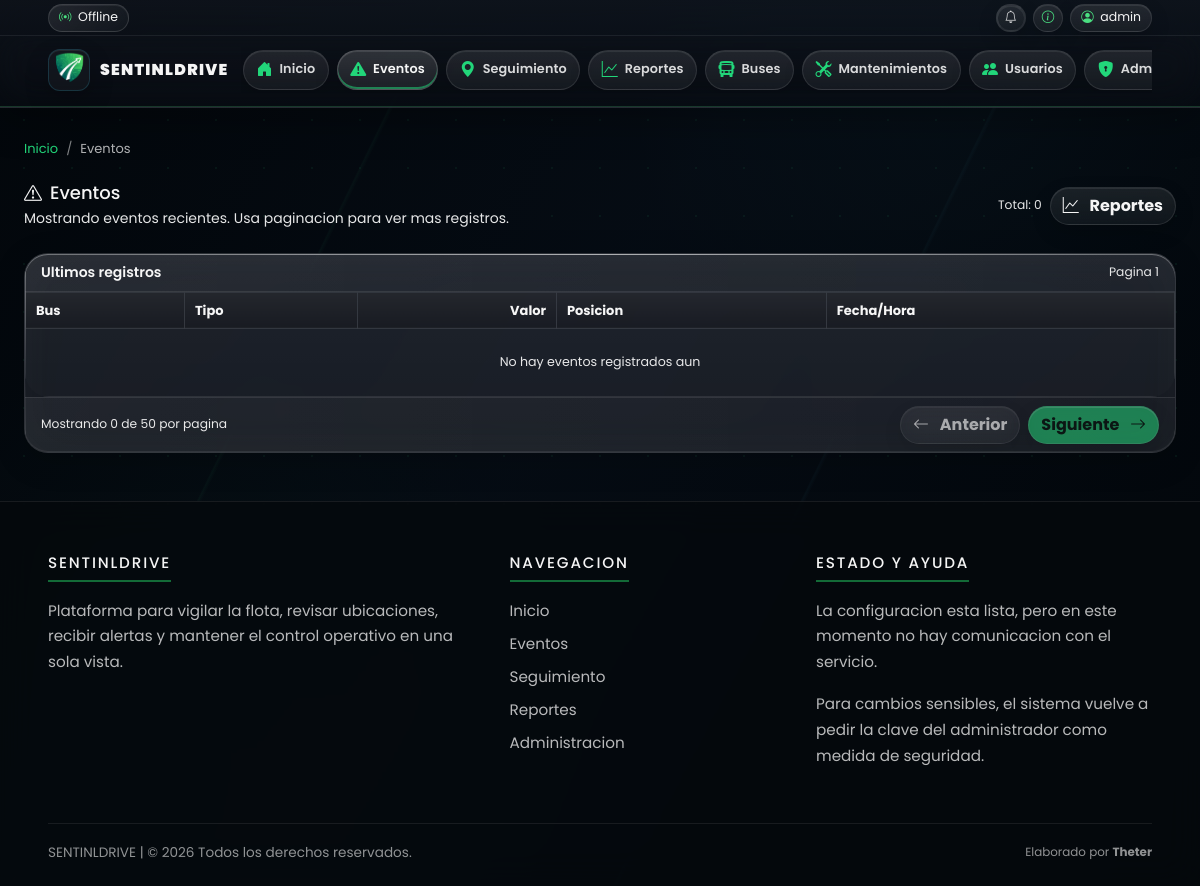
The app's page /events (signed in), older data.
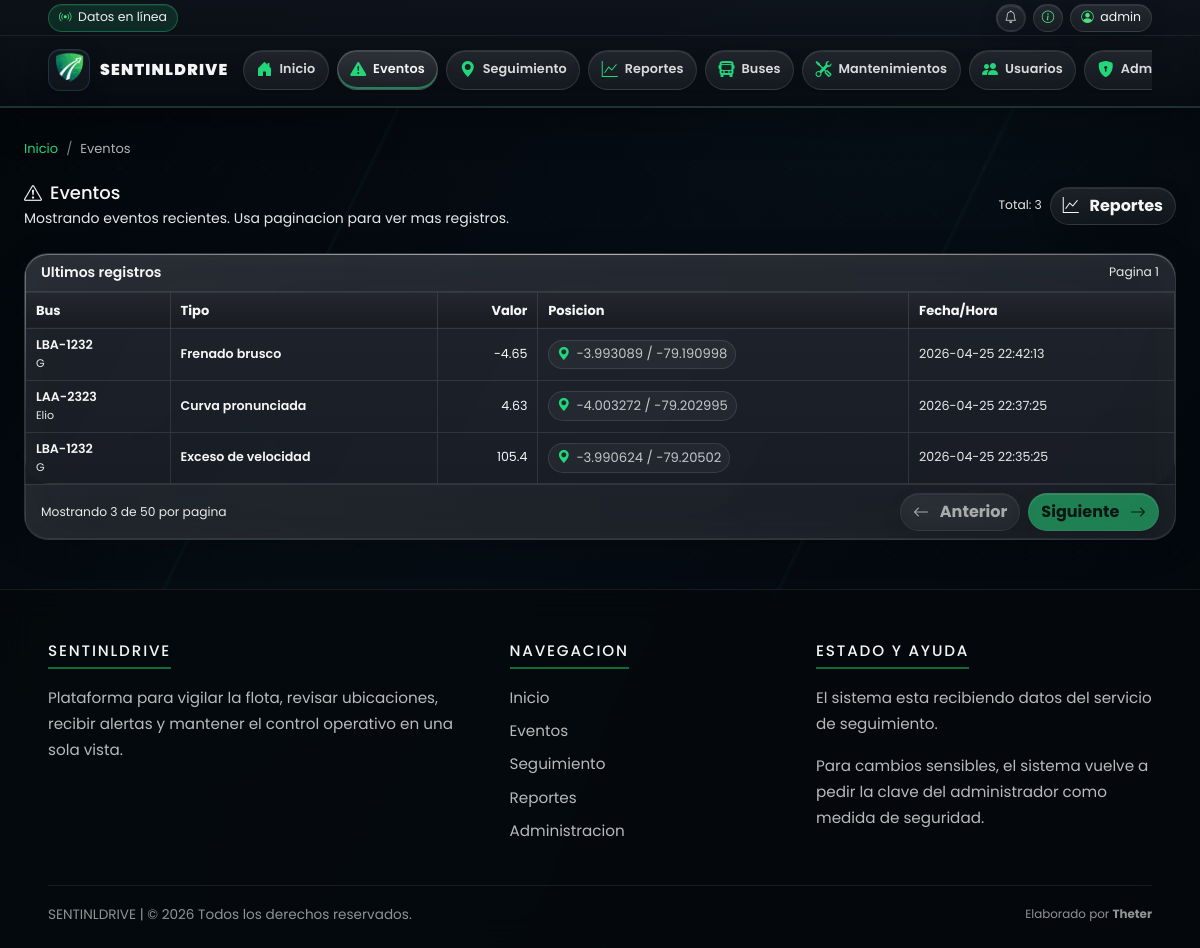
The same page, newer data.
### app/models/event.py (models this page shows, shortened)
class Event(db.Model):
    __tablename__ = "event"
    __table_args__ = (
        db.Index("ix_event_bus_timestamp", "bus_id", "timestamp"),
    )
    id = db.Column(db.Integer, primary_key=True)
    bus_id = db.Column(
        db.Integer,
        db.ForeignKey("bus.id", ondelete="CASCADE"),
        nullable=False,
        index=True,
    )
    type = db.Column(db.String(50), nullable=False, index=True)
    value = db.Column(db.Float(precision=2), nullable=True)
    description = db.Column(db.String(300), nullable=True)
    latitude = db.Column(db.Float(precision=8), nullable=True)
    longitude = db.Column(db.Float(precision=8), nullable=True)
    timestamp = db.Column(
        db.DateTime(timezone=True),
        nullable=False,
        default=ecuador_now,
        index=True,
    )

### app/models/bus.py (models this page shows)
class Bus(db.Model): #Usamos pascalcase para los nombres de las clases
    __tablename__ = 'bus'
    id = db.Column(db.Integer, primary_key=True)
    plate = db.Column(db.String(20), nullable=False, unique=True)
    driver = db.Column(db.String(50))
    status = db.Column(db.String(20), default="Activo")
    description = db.Column(db.String(300), nullable=True)
    events = db.relationship(
        'Event',
        backref='bus',  # ← Solo aquí se define el backref
        lazy=True,
        cascade='all, delete-orphan'
    )
    locations = db.relationship(
        'Location',
        backref='bus',
        lazy=True,
        cascade='all, delete-orphan'
    )
    maintenances = db.relationship(
        'Maintenance',
        backref='bus',
        lazy=True,
        cascade='all, delete-orphan'
    )

### app/routes/events.py (the view)
@events_bp.route("/events")
@login_required
def events():
    page = request.args.get("page", default=1, type=int)
    per_page = request.args.get("per_page", default=50, type=int)
    per_page = max(10, min(per_page, 200))
    page = max(1, page)
    query = Event.query.options(joinedload(Event.bus)).order_by(Event.timestamp.desc())
    total = query.count()
    items = query.offset((page - 1) * per_page).limit(per_page + 1).all()
    has_next = len(items) > per_page
    items = items[:per_page]
    has_prev = page > 1
    latest_id = db.session.query(func.max(Event.id)).scalar() or 0
    session['events_last_seen_id'] = latest_id
    session.modified = True
    return render_template(
        "events.html",
        events=items,
        page=page,
        per_page=per_page,
        total=total,
        has_next=has_next,
        has_prev=has_prev,
    )

### app/models/system_setting.py (called while the page is built)
    @classmethod
    def get_value(cls, key: str, default=None):
        row = db.session.get(cls, key)
        if row is None or row.value in (None, ""):
            return default
        return row.value

### app/utils/time.py (called while the page is built)
def ecuador_now() -> datetime:
    return datetime.now(ECUADOR_TZ)

### app/templates/events.html (shortened to what the changed rows need)
{% extends "base.html" %}
{% block content %}
<div class="d-flex align-items-center justify-content-between flex-wrap gap-2 mb-4">
    <div>
        <h2 class="mb-1"><i class="bi bi-exclamation-triangle me-2"></i>Eventos</h2>
    </div>
    <div class="d-flex gap-2 align-items-center">
        <span class="text-muted small">Total: {{ total }}</span>
        <a class="btn btn-outline-secondary" href="{{ url_for('reports.reports') }}">
            <i class="bi bi-graph-up me-1"></i> Reportes
        </a>
    </div>
</div>
<div class="card">
    <div class="card-body p-0">
        <div class="table-responsive">
            <table class="table table-hover table-bordered align-middle mb-0">
                <thead>
                    <tr>
                        <th>Bus</th>
                        <th>Tipo</th>
                        <th class="text-end">Valor</th>
                        <th>Posicion</th>
                        <th>Fecha/Hora</th>
                    </tr>
                </thead>
                <tbody>
                    {% for e in events %}
                    <tr>
                        <td>
                            <div class="fw-semibold">{{ e.bus.plate if e.bus else e.bus_id }}</div>
                            <div class="text-muted small">{{ e.bus.driver if e.bus and e.bus.driver else 'Sin conductor' }}</div>
                        </td>
                        <td>
                            <div class="fw-semibold">{{ e.type }}</div>
                        </td>
                        <td class="text-end">{{ e.value if e.value is not none else 'N/A' }}</td>
                        <td class="text-muted event-position-cell">
                            {% if e.latitude is not none and e.longitude is not none %}
                                <a
                                    class="event-position-link"
                                    href="{{ url_for('tracking.tracking', lat=e.latitude, lon=e.longitude, event_id=e.id, bus_id=e.bus_id) }}"
                                    title="Ver ubicación en mapa"
                                    data-bs-toggle="tooltip"
                                    data-bs-placement="top"
                                >
                                    <i class="bi bi-geo-alt-fill"></i>
                                    <span>{{ e.latitude|round(6) }} / {{ e.longitude|round(6) }}</span>
                                </a>
                            {% else %}
                                <span class="event-position-disabled">Sin posición</span>
                            {% endif %}
                        </td>
                        <td class="text-muted">{{ e.timestamp.strftime('%Y-%m-%d %H:%M:%S') }}</td>
                    </tr>
                    {% endfor %}
                    {% if events|length == 0 %}
                    <tr><td colspan="5" class="text-center text-muted py-4">No hay eventos registrados aun</td></tr>
                    {% endif %}
                </tbody>
            </table>
        </div>
    </div>
    <div class="card-footer d-flex align-items-center justify-content-between flex-wrap gap-2">
        <div class="text-muted small">Mostrando {{ events|length }} de {{ per_page }} por pagina</div>
        <div class="d-flex gap-2">
            {% if has_prev %}
                <a class="btn btn-outline-secondary" href="{{ url_for('events.events', page=page-1, per_page=per_page) }}">
                    <i class="bi bi-arrow-left me-1"></i> Anterior
                </a>
            {% else %}
                <button class="btn btn-outline-secondary" disabled><i class="bi bi-arrow-left me-1"></i> Anterior</button>
            {% endif %}
            {% if has_next %}
                <a class="btn btn-primary" href="{{ url_for('events.events', page=page+1, per_page=per_page) }}">
                    Siguiente <i class="bi bi-arrow-right ms-1"></i>
                </a>
            {% else %}
                <button class="btn btn-primary" disabled>Siguiente <i class="bi bi-arrow-right ms-1"></i></button>
            {% endif %}
        </div>
    </div>
</div>
{% endblock %}

Row changes from the older to the newer data that the page shows:
added Event: bus "LBA-1232", bus "G", type "Frenado brusco", value "-4.65", latitude "-3.993089", longitude "-79.190998", timestamp "2026-04-25 22:42:13"
added Event: bus "LAA-2323", bus "Elio", type "Curva pronunciada", value "4.63", latitude "-4.003272", longitude "-79.202995", timestamp "2026-04-25 22:37:25"
added Event: bus "LBA-1232", bus "G", type "Exceso de velocidad", value "105.4", latitude "-3.990624", longitude "-79.20502", timestamp "2026-04-25 22:35:25"
Text that changed along with them:
{{ total }}: "0" → "3"
{{ events|length }}: "0" → "3"
{{ layout_mqtt_label }}: "Offline" → (not shown)
text no longer shown: "No hay eventos registrados aun La configuracion esta lista, pero en este momento no hay comunicacion con el servicio."
text now shown: "Datos en línea El sistema esta recibiendo datos del servicio de seguimiento."
